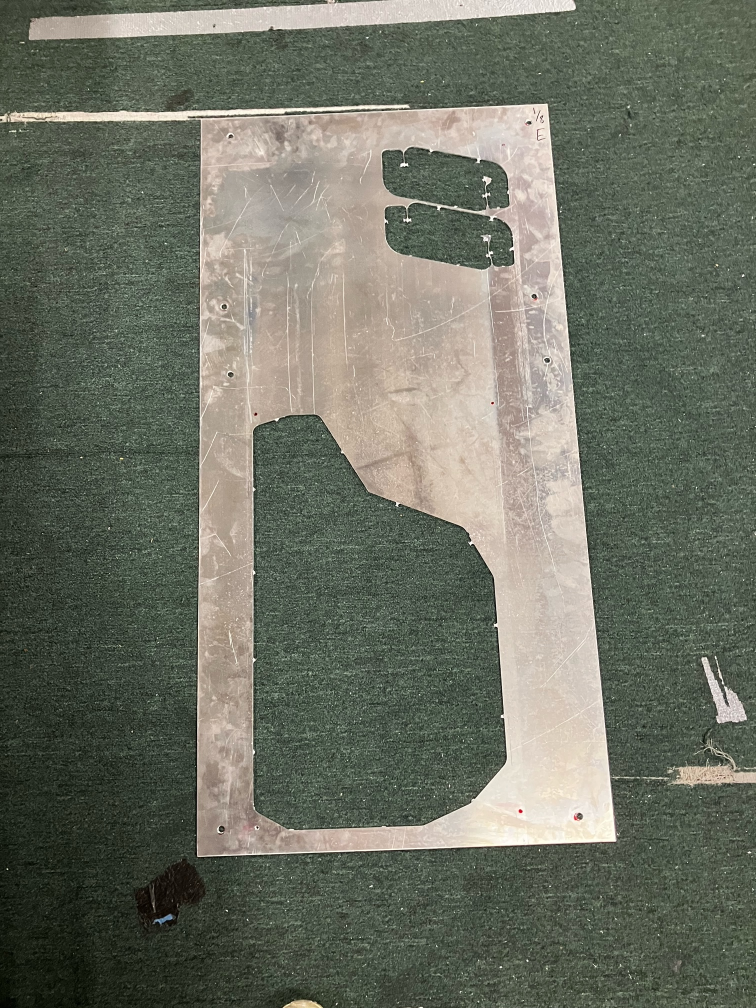
#> input picture test data/plate images/image10.jpeg, 1512 x 2016 px (shown at 1/2 size); its folder holds only this picture in this run
$ python -i image_processor.py   (imports and definitions only)
#> lines starting #> are read from the running program, lines starting #| are printed output that depends on the picture; after the words box and inside, x2 and y2 are one past the last pixel; in counts of white or black regions, pixels touching at a corner belong together
#> further down, picture is the input picture: shape (2016, 1512, 3); mean B, G, R 99, 112.3, 108.5
import os
import numpy as np
import cv2
from typing import Tuple

from constants import *

# module interacts directly with files in image preview folder
# image file only bounded to plate after svg is generated
# percent used will be calculated in different module

# missing svg functionality
class ImageProcessor:

    # configure init to run with preferences file
    def __init__(self, plate_size: Tuple[int, int, int] = (100, 100, 10)): # plate size in mm

#> called with plate_size = (100, 100, 10)
        self.state = none_state
        self.processing_resolution = []

        for dimension in plate_size: # try except to be located outsize of class
            if dimension <= 0 or dimension > plate_max_dimension:
                raise ValueError("Invalid plate size")

        self.output_resolution = [plate_size[0]*max_resolution, plate_size[1]*max_resolution]

        self.contours = []
        self.largest_contour = []
        self.selected_contour = None

        self.minimum_contour_area = 1500
        self.minimum_contour_distance_from_edge = 100

        self.contour_color = (30, 144, 255)
        self.selected_element_color = (255, 255, 255)
        self.plate_edge_color = (255, 165, 0)
        self.corner_color = (153, 102, 204)

        self.corners = []
        self.selected_corner = None

    # [254 lines left out: functions clear_preview, save_external_image_as_raw, resize_image, save_binary_image, save_contour_image, detect_features and 3 more, not called in this run]

    def unselect_corner(self):
        self.selected_corner = None

    # [43 lines left out: functions remove_corner, add_corner, select_contour, not called in this run]

    def unselect_contour(self):
        self.selected_contour = None

    # [76 lines left out: functions remove_contour, save_flattened_image, sort_corners, get_transformation_matrix, not called in this run]

    def hide_unnecessary_features(self, image): # applies mask to get rid of excess contours
        black = np.array([0, 0, 0])
        range = 32

        contour_min = np.clip(np.array(self.contour_color) - range, 0, 255)
        contour_max = np.clip(np.array(self.contour_color) + range, 0, 255)

        mask_bg = cv2.inRange(image, black, black)
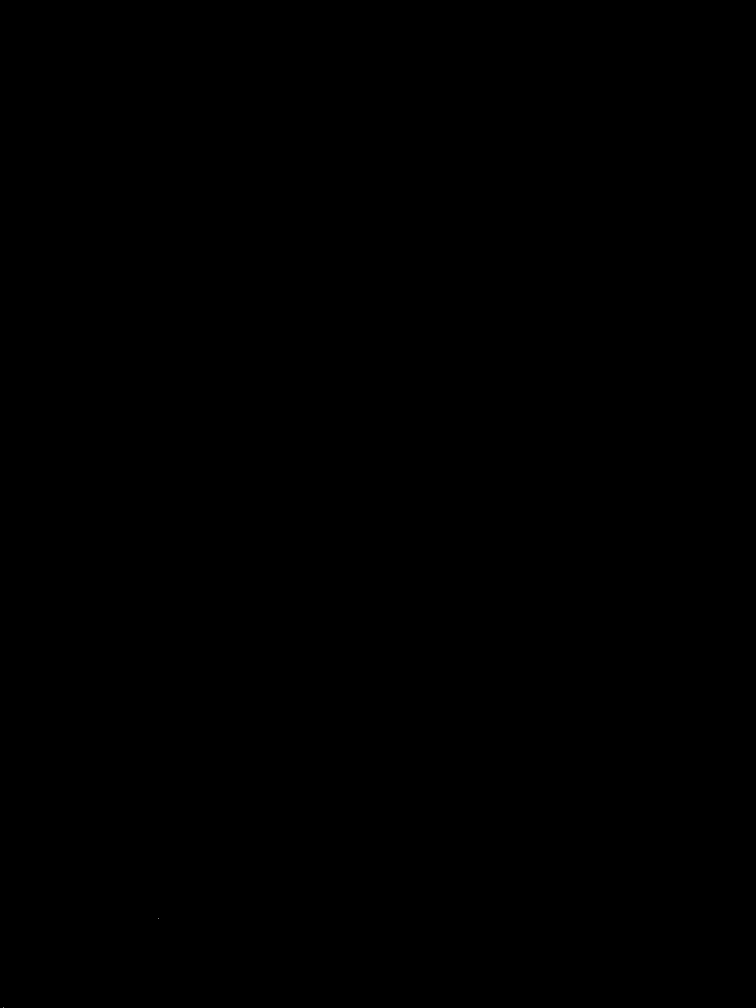
#> mask_bg: shape (2016, 1512) (shown at 1/2 size); 0% white in thin lines or dots, all inside (x1, y1, x2, y2) = (6, 1836, 317, 2015)
        mask_contour = cv2.inRange(image, contour_min, contour_max)
#> mask_contour: shape (2016, 1512); every value is 0

        combined_mask = cv2.bitwise_or(mask_bg, mask_contour)
        result = cv2.bitwise_and(image, image, mask=combined_mask)
#> result: shape (2016, 1512, 3); every value is 0

        return result

>>> import cv2
>>> picture = cv2.imread('test data/plate images/image10.jpeg')
>>> result = ImageProcessor().hide_unnecessary_features(picture)
